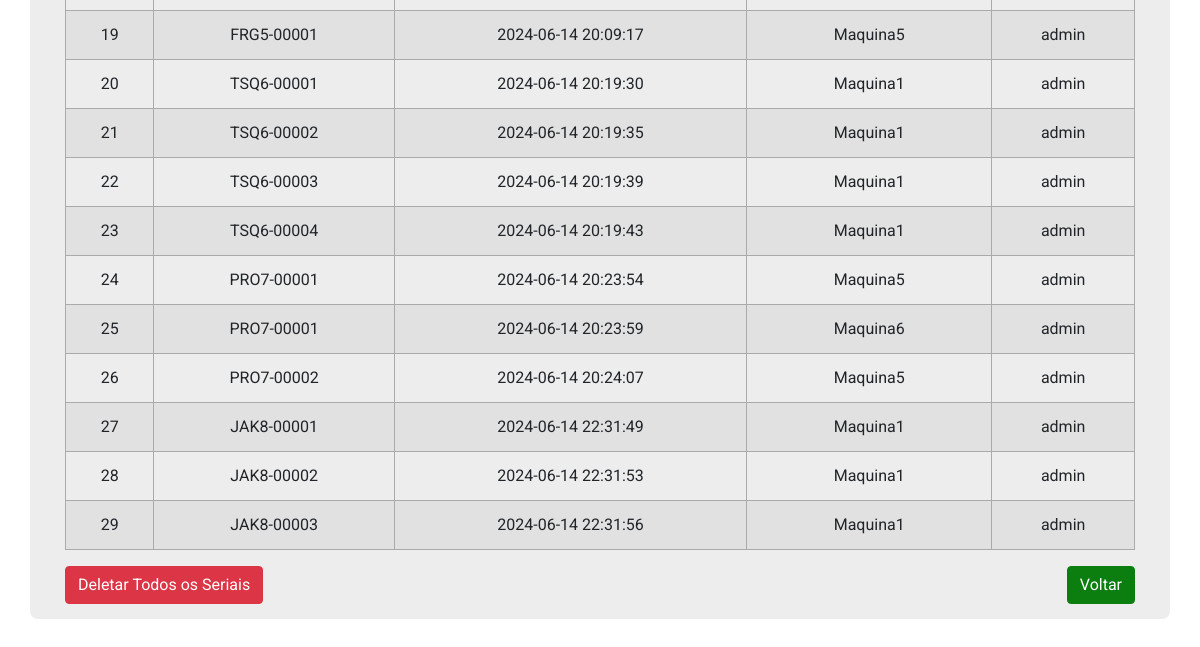
The app's page /trace_serials (signed in, lower part), older data.
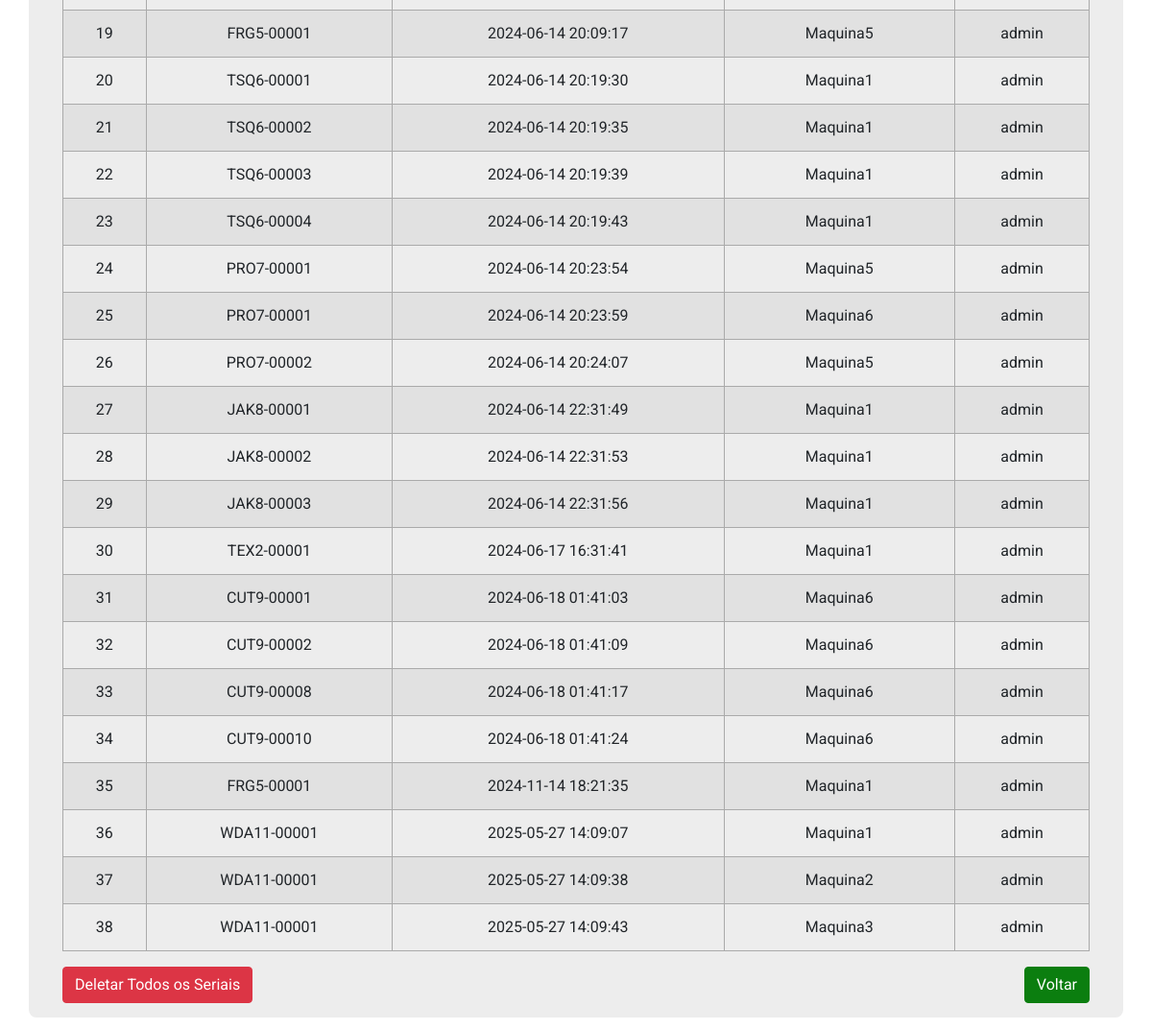
The same page, newer data.
### app.py (models this page shows, shortened)
class TraceSerial(db.Model):
    id = db.Column(db.Integer, primary_key=True)
    serial = db.Column(db.String(50), nullable=False)
    date_done = db.Column(db.DateTime, nullable=False, default=datetime.utcnow)
    access_point = db.Column(db.String(100), nullable=False)
    user = db.Column(db.String(150), nullable=False)
    ordem_id = db.Column(db.Integer, db.ForeignKey('ordem_producao.id'), nullable=False)  # Adicione esta linha
    ordem = db.relationship('OrdemProducao', backref=db.backref('trace_serials', lazy=True))

### app.py (the view)
@app.route('/trace_serials', methods=['GET'])
@login_required
def showTraceSerial():
    form = TaskForm()
    trace_serials = TraceSerial.query.all()
    return render_template('trace_serials.html', trace_serials=trace_serials, form=form)

### app.py (called while the page is built)
@login_manager.user_loader
def load_user(user_id):
    return User.query.get(int(user_id))

### templates/trace_serials.html (shortened to what this page needs)
{% extends 'base.html' %}
{% block body %}
<div class="container my-5 product">
  <div class="row">
    <div class="col-12 product-container">
      <div class="table-responsive">
        <table class="table table-striped">
            <tbody>
                {% for trace in trace_serials %}
                <tr>
                    <td>{{ trace.id }}</td>
                    <td>{{ trace.serial }}</td>
                    <td>{{ trace.date_done.strftime('%Y-%m-%d %H:%M:%S') }}</td>
                    <td>{{ trace.access_point }}</td>
                    <td>{{ trace.user }}</td>
                </tr>
                {% endfor %}
            </tbody>
        </table>
      </div>
      <div class="d-flex align-items-center justify-content-between w-100">
        <form method="POST" action="{{ url_for('delete_all_trace_serials') }}">
          <button type="submit" class="btn btn-danger">Deletar Todos os Seriais</button>
        </form>
        <a class="btn btn-primary" href="{{ url_for('index') }}">Voltar</a>
      </div>
    </div>
  </div>
</div>
{% endblock %}

Row changes from the older to the newer data that the page shows:
added TraceSerial: id "30", serial "TEX2-00001", date_done "2024-06-17 16:31:41", access_point "Maquina1", user "admin"
added TraceSerial: id "31", serial "CUT9-00001", date_done "2024-06-18 01:41:03", access_point "Maquina6", user "admin"
added TraceSerial: id "32", serial "CUT9-00002", date_done "2024-06-18 01:41:09", access_point "Maquina6", user "admin"
added TraceSerial: id "33", serial "CUT9-00008", date_done "2024-06-18 01:41:17", access_point "Maquina6", user "admin"
added TraceSerial: id "34", serial "CUT9-00010", date_done "2024-06-18 01:41:24", access_point "Maquina6", user "admin"
added TraceSerial: id "35", serial "FRG5-00001", date_done "2024-11-14 18:21:35", access_point "Maquina1", user "admin"
added TraceSerial: id "36", serial "WDA11-00001", date_done "2025-05-27 14:09:07", access_point "Maquina1", user "admin"
added TraceSerial: id "37", serial "WDA11-00001", date_done "2025-05-27 14:09:38", access_point "Maquina2", user "admin"
added TraceSerial: id "38", serial "WDA11-00001", date_done "2025-05-27 14:09:43", access_point "Maquina3", user "admin"
